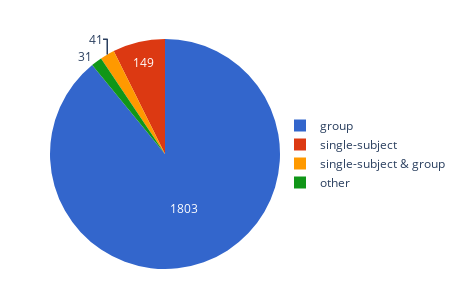

This figure's notebook cell:
### Code cell
fig = _plot_pie(collection_by_analysis_df, "count", "analysis_level", width=1.5, height=1, textinfo="value")
fig.update_layout(
    legend=dict(xanchor='left', yanchor='middle', y=0.5, x=1),
    margin=dict(l=50, r=0, t=0, b=0),
    autosize=True
)
fig.write_html(
    op.join(fig_dir, "08_collection_by_analysis.html"), full_html=True, include_plotlyjs=True
)
fig.write_image(op.join(fig_dir, "08_collection_by_analysis.png"), scale=6)
fig.show()

### Figure 1 — Plotly figure (JSON) as saved in the notebook; plotly's stock layout.template omitted (floating-point values rounded to 4 significant figures)
{"data": [{"domain": {"x": [0, 1], "y": [0, 1]}, "hovertemplate": "analysis_level=%{label}<br>count=%{value}<extra></extra>", "labels": ["group", "other", "single-subject", "single-subject & group"], "legendgroup": "", "name": "", "showlegend": true, "textinfo": "value", "type": "pie", "values": [1803, 31, 149, 41]}], "layout": {"autosize": true, "height": 300, "legend": {"tracegroupgap": 0, "x": 1, "xanchor": "left", "y": 0.5, "yanchor": "middle"}, "margin": {"b": 0, "l": 50, "r": 0, "t": 0}, "piecolorway": ["#3366CC", "#DC3912", "#FF9900", "#109618"], "width": 450}}
